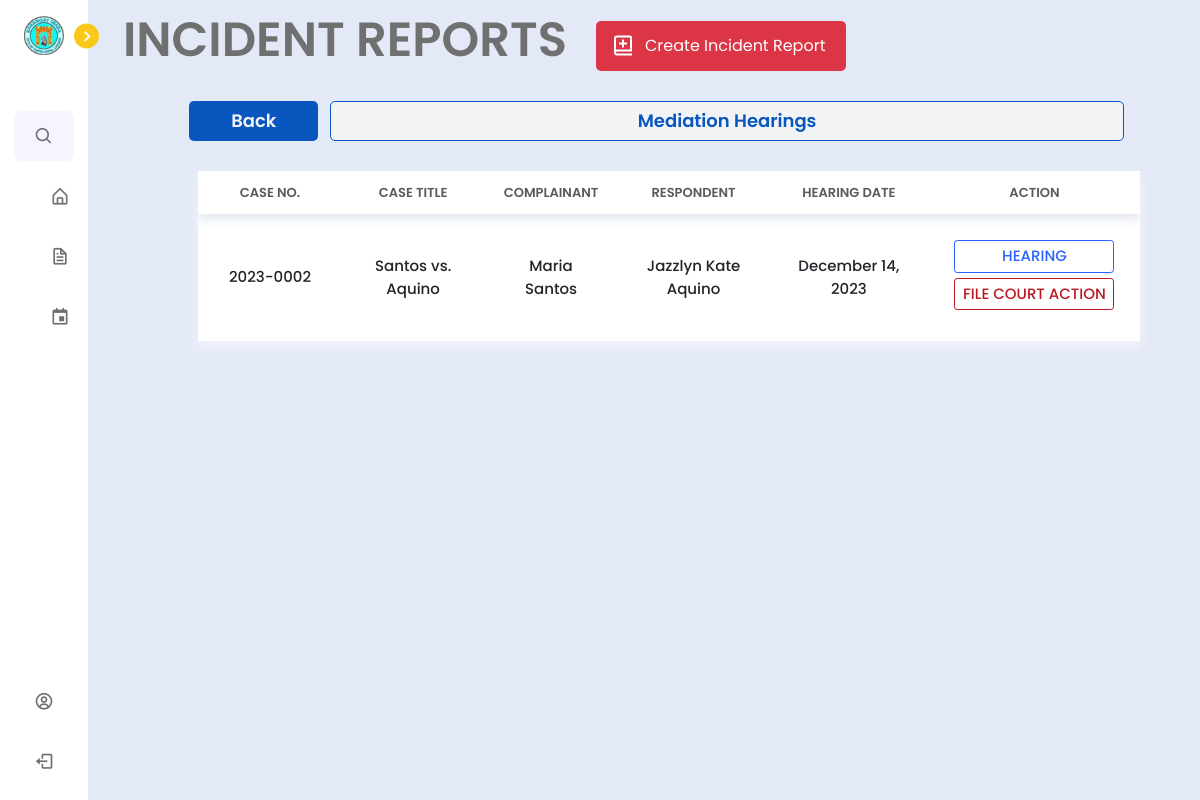
Before: /barangay/lupon/mediation_hearings.php (signed in) with the older database file.
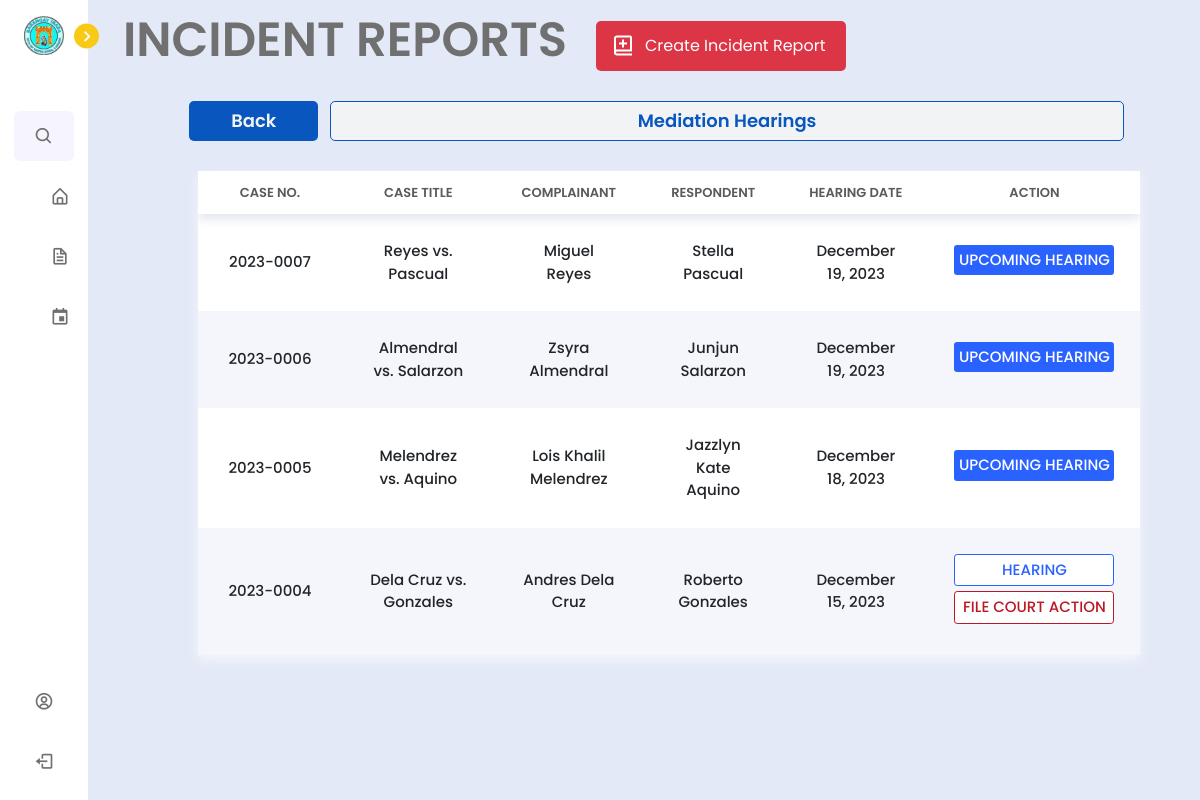
After: the same page with the newer database file.
### tables this page shows
CREATE TABLE `incident_report` (
  `incident_id` int(11) NOT NULL,
  `complainant_last_name` varchar(255) NOT NULL,
  `complainant_first_name` varchar(255) NOT NULL,
  `complainant_middle_name` varchar(255) NOT NULL,
  `complainant_cellphone_number` varchar(20) NOT NULL,
  `complainant_house_address` varchar(255) NOT NULL,
  `respondent_last_name` varchar(255) NOT NULL,
  `respondent_first_name` varchar(255) NOT NULL,
  `respondent_middle_name` varchar(255) NOT NULL,
  `respondent_cellphone_number` varchar(20) NOT NULL,
  `respondent_house_address` varchar(255) NOT NULL,
  `incident_case_number` varchar(50) NOT NULL,
  `incident_case_type` varchar(100) NOT NULL,
  `incident_date` date NOT NULL,
  `description_of_violation` tinytext NOT NULL,
  `created_at` timestamp NOT NULL DEFAULT current_timestamp(),
  `submitter_first_name` varchar(50) DEFAULT NULL,
  `submitter_last_name` varchar(50) DEFAULT NULL,
  `lupon_id` int(11) DEFAULT NULL,
  `pb_id` int(11) NOT NULL,
  `other_incident_case_type` varchar(255) DEFAULT NULL
);

CREATE TABLE `hearing` (
  `hearing_id` int(11) NOT NULL,
  `incident_case_number` varchar(50) DEFAULT NULL,
  `date_of_hearing` date DEFAULT NULL,
  `time_of_hearing` time DEFAULT NULL,
  `hearing_type_status` varchar(50) DEFAULT 'mediation',
  `timestamp` timestamp NOT NULL DEFAULT current_timestamp(),
  `schedule_change_timestamp` timestamp NULL DEFAULT NULL,
  `conciliation_timestamp` timestamp NULL DEFAULT NULL,
  `arbitration_timestamp` timestamp NULL DEFAULT NULL,
  `pb_id` int(11) DEFAULT NULL
);

### barangay/lupon/mediation_hearings.php (the view, shortened to what the changed rows need)
<?php
include '../../config.php';
$email = $_SESSION['email_address'];
?>
<!DOCTYPE html>
<html lang="en">
<head>
    <link href='https://unpkg.com/boxicons@2.1.1/css/boxicons.min.css' rel='stylesheet'>
    <link rel="stylesheet" href="../../node_modules/bootstrap/dist/css/bootstrap.min.css">
    <link rel="stylesheet" href="../../css/lupon.css">
    <link href="https://cdn.jsdelivr.net/npm/fullcalendar@5.9.0/main.css" rel="stylesheet">
</head>
<body>
<?php include 'nav_bar.php'; ?>
    <section class="home">
    <h1 style="margin-left: 4%; margin-top: 1%; display: flex; font-size: 48px;">INCIDENT REPORTS</h1>
        <table style="margin-left: 120px; width: 84%; background: #fff; text-align: center;">
            <thead>
                <tr>
                    <th>Case No.</th>
                    <th>Case Title</th>
                    <th>Complainant</th>
                    <th>Respondent</th>
                    <th>Hearing Date</th>
                    <th>Action</th>
                </tr>
            </thead>
            <tbody>
            <?php
            $selectLuponId = mysqli_query($conn, "SELECT pb_id FROM `lupon_accounts` WHERE email_address = '$email'");
            $row = mysqli_fetch_assoc($selectLuponId);
            $pb_id = $row['pb_id'];
            $select = mysqli_query($conn, "SELECT ir.incident_case_number, ir.complainant_last_name, ir.complainant_first_name, ir.complainant_middle_name, ir.respondent_last_name, ir.respondent_first_name, ir.respondent_middle_name, ir.description_of_violation, ir.incident_date, ir.submitter_first_name, ir.submitter_last_name, ir.created_at
                FROM `incident_report` AS ir
                INNER JOIN `hearing` AS h ON ir.incident_case_number = h.incident_case_number
                WHERE h.date_of_hearing IS NOT NULL
                AND ir.pb_id = $pb_id
                AND h.time_of_hearing IS NOT NULL
                AND NOT EXISTS (SELECT 1 FROM `amicable_settlement` AS amicable WHERE h.hearing_id = amicable.hearing_id)
                AND h.hearing_type_status = 'mediation'
                ORDER BY ir.created_at DESC")
                or die('query failed');
            $num_rows = mysqli_num_rows($select);
            if ($num_rows === 0) {
                echo '<tr><td colspan="8" style="font-size: 25px; font-weight: 600; text-transform: uppercase;">No Scheduled Mediation Hearings</td></tr>';
            } else {
                while ($fetch_cases = mysqli_fetch_assoc($select)) {
                    ?>
            <tr>
            <td style="width: 9rem;"><?php echo htmlspecialchars(substr($fetch_cases['incident_case_number'], 0, 9)); ?></td>
            <td><?php echo $fetch_cases['complainant_last_name']; ?> vs. <?php echo $fetch_cases['respondent_last_name']; ?></td>
            <td><?php echo $fetch_cases['complainant_first_name']; ?> <?php echo $fetch_cases['complainant_last_name'] ; ?></td>
            <td><?php echo $fetch_cases['respondent_first_name']; ?> <?php echo $fetch_cases['respondent_last_name'] ; ?></td>
            <td>
    <?php
    $incident_case_number = $fetch_cases['incident_case_number'];
    $select_hearing = mysqli_query($conn, "SELECT date_of_hearing FROM hearing WHERE incident_case_number = '$incident_case_number'") or die('hearing query failed');
    if (mysqli_num_rows($select_hearing) > 0) {
        $hearing_data = mysqli_fetch_assoc($select_hearing);
        $hearing_date = date("F j, Y", strtotime($hearing_data['date_of_hearing']));
        echo $hearing_date;
    }
    ?>
</td>
<td>
    <?php
    $incident_case_number = $fetch_cases['incident_case_number'];
    $select_hearing = mysqli_query($conn, "SELECT hearing_type_status, date_of_hearing FROM hearing WHERE incident_case_number = '$incident_case_number'") or die('hearing query failed');
    if (mysqli_num_rows($select_hearing) > 0) {
        $hearing_data = mysqli_fetch_assoc($select_hearing);
        $hearing_type_status = $hearing_data['hearing_type_status'];
        $date_of_hearing = strtotime($hearing_data['date_of_hearing']);
        $current_time = time();
        if ($current_time >= $date_of_hearing && $hearing_type_status == "mediation") {
            echo '<a href="settlement_page.php?incident_case_number=' . $incident_case_number . '" class="hearing-1" style="text-decoration: none; margin-left: 0%;">Hearing</a>';
            echo '<a href="file_court_action.php?incident_case_number=' . $incident_case_number . '" class="filecourt-action" style="text-decoration: none; margin-left: 0%;">File Court Action</a>';
        } else {
            echo '<div class="upcoming-hearing">Upcoming Hearing</div>';
        }
    }
    ?>
</td>
            </tr>
            <?php
    }
}
?>
            </tbody>
        </table>
    </section>
</body>
</html>

Changed rows visible on the page:
no longer on this page (row unchanged): incident_report: incident_case_number "2023-0002", complainant_last_name "Santos", respondent_last_name "Aquino", complainant_first_name "Maria", respondent_first_name "Jazzlyn Kate", hearing.date_of_hearing "December 14, 2023"
added incident_report: incident_case_number "2023-0007", complainant_last_name "Reyes", respondent_last_name "Pascual", complainant_first_name "Miguel", respondent_first_name "Stella", hearing.date_of_hearing "December 19, 2023", shows "UPCOMING HEARING"
added incident_report: incident_case_number "2023-0006", complainant_last_name "Almendral", respondent_last_name "Salarzon", complainant_first_name "Zsyra", respondent_first_name "Junjun", hearing.date_of_hearing "December 19, 2023", shows "UPCOMING HEARING"
added incident_report: incident_case_number "2023-0005", complainant_last_name "Melendrez", respondent_last_name "Aquino", complainant_first_name "Lois Khalil", respondent_first_name "Jazzlyn Kate", hearing.date_of_hearing "December 18, 2023", shows "UPCOMING HEARING"
now on this page (row unchanged): incident_report: incident_case_number "2023-0004", complainant_last_name "Dela Cruz", respondent_last_name "Gonzales", complainant_first_name "Andres", respondent_first_name "Roberto", hearing.date_of_hearing "December 15, 2023"
